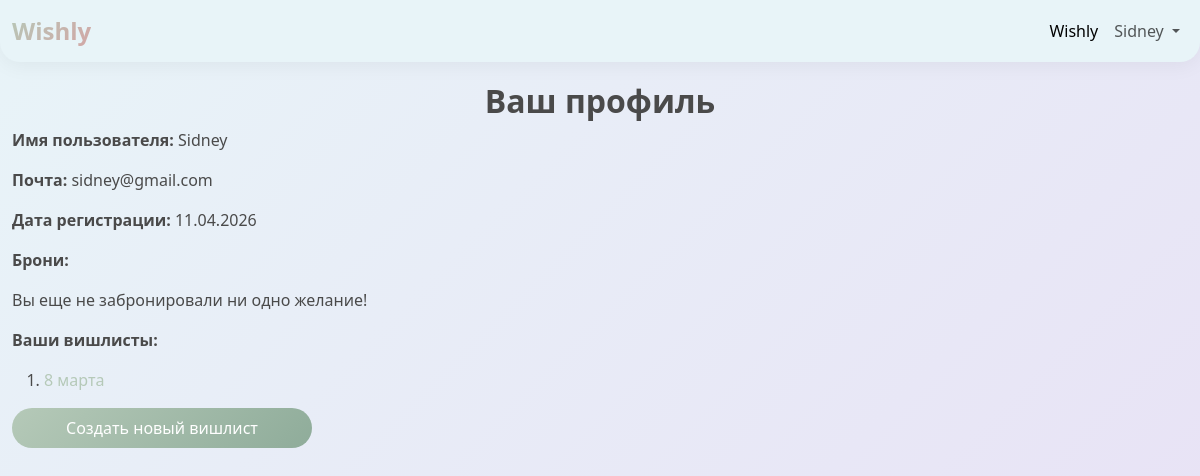
The app's page /profile (signed in), older data.
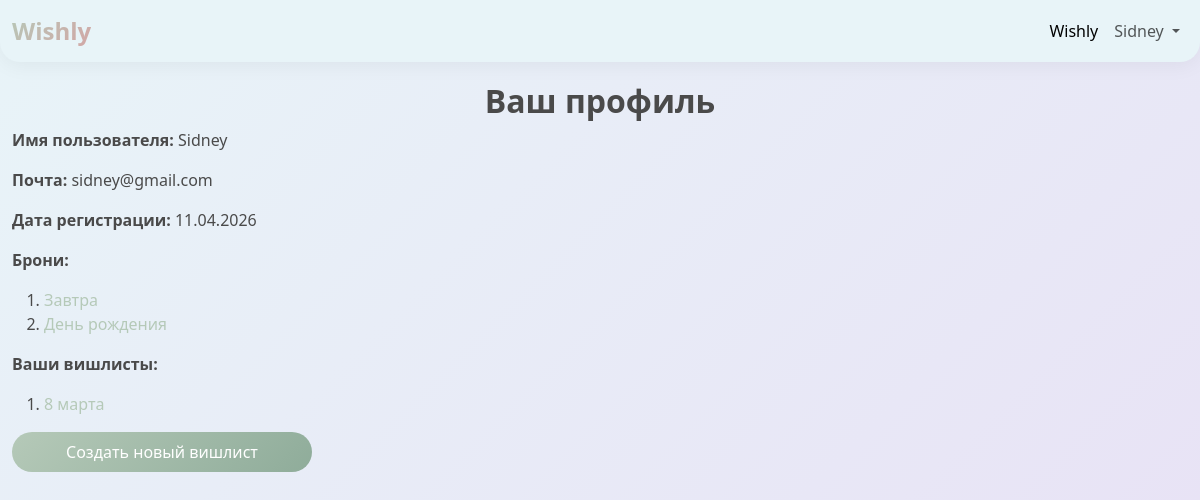
The same page, newer data.
### data/lists.py (models this page shows, shortened)
class Lists(SqlAlchemyBase, SerializerMixin):
    __tablename__ = 'lists'
    id = sqlalchemy.Column(sqlalchemy.Integer,
                           primary_key=True, autoincrement=True)
    feast = sqlalchemy.Column(sqlalchemy.String, nullable=True)
    date = sqlalchemy.Column(sqlalchemy.Date,
                                   default=datetime.date.today, nullable=True)
    time = sqlalchemy.Column(sqlalchemy.Time,
                             default=datetime.time(hour=13, minute=30), nullable=True)
    notification = sqlalchemy.Column(sqlalchemy.Boolean, default=True)
    user_id = sqlalchemy.Column(sqlalchemy.Integer, sqlalchemy.ForeignKey('users.id'))
    token = sqlalchemy.Column(sqlalchemy.String, unique=True, nullable=True)
    user = orm.relationship('User')

### main.py (the view)
@application.route('/profile')
@login_required
def profile():
    db_sess = db_session.create_session()
    sub_lists = set()
    soon = set()
    for book in db_sess.query(WishBook).filter(WishBook.user_id == current_user.id).all():
        if book is not None:
            b = db_sess.query(Lists).join(
                Wishes, Wishes.list_id == Lists.id).filter(Wishes.id == book.wish_id).first()
            sub_lists.add(b)
            if 0 < (b.date - date.today()).days < 7 and b.notification:
                soon.add(b)
    lists = db_sess.query(Lists).filter(Lists.user_id == current_user.id).all()
    for l in lists:
        if l is not None:
            if 0 < (l.date - date.today()).days < 7:
                soon.add(l)
    user = db_sess.query(User).filter(User.id == current_user.id).first()
    return render_template('profile.html', sub_lists=list(sub_lists), lists=lists, user=user, soon=list(soon))

### data/db_session.py (called while the page is built)
def create_session() -> Session:
    global __factory
    return __factory()

### main.py (called while the page is built)
@login_manager.user_loader
def load_user(user_id):
    db_sess = db_session.create_session()
    return db_sess.query(User).get(user_id)

### templates/profile.html
{% extends "base.html" %}
{% block content %}
<h2 class="text-center">Ваш профиль</h2>
<p><b>Имя пользователя:</b> {{ user.username }}</p>
<p><b>Почта:</b> {{ user.email }}</p>
<p><b>Дата регистрации:</b> {{ user.modified_date.strftime("%d.%m.%Y") }}</p>
<p><b>Брони:</b></p>
{% if sub_lists %}
    <div class="table_container">
          <ol>
            {% for item in sub_lists %}
              {% if item in soon %}
              <li class="ordinary"><a href="/shared/{{ item.token }}">{{ item.feast }}(Осталось меньше недели!)</a></li>
              {% else %}
              <li class="ordinary"><a href="/shared/{{ item.token }}">{{ item.feast }}</a></li>
              {% endif %}
            {% endfor %}
          </ol>
    </div>
{% else %}
<p>Вы еще не забронировали ни одно желание!</p>
{% endif %}
<p><b>Ваши вишлисты:</b></p>
{% if lists %}
    <div class="table_container">
          <ol>
            {% for item in lists %}
              {% if item in soon %}
              <li class="ordinary"><a href="/list{{ item.id }}">{{ item.feast }}(Осталось меньше недели!)</a></li>
              {% else %}
              <li class="ordinary"><a href="/list{{ item.id }}">{{ item.feast }}</a></li>
              {% endif %}
            {% endfor %}
          </ol>
      <a class="nav-link btn btn-primary" style="width: 300px;" href="/add_list">Создать новый вишлист</a>
    </div>
{% else %}
<a class="nav-link btn btn-primary" style="width: 200px;" href="/add_list">Создать вишлист</a>
{% endif %}
{% endblock %}

Row changes from the older to the newer data that the page shows:
added Lists: feast "Завтра", shown under "Ваш профиль"
now on this page (row unchanged): Lists: feast "День рождения", shown under "Ваш профиль"
Text that changed along with them:
text no longer shown: "Вы еще не забронировали ни одно желание!"
